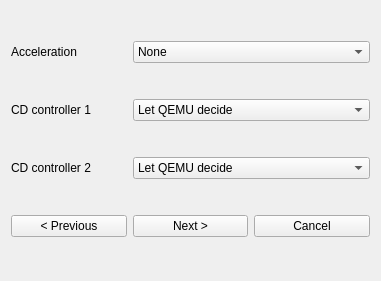
    <widget class="QWidget" name="gridLayoutWidget_25">
     <property name="geometry">
      <rect>
       <x>0</x>
       <y>0</y>
       <width>381</width>
       <height>281</height>
      </rect>
     </property>
     <layout class="QGridLayout" name="gridLayout_25">
      <item row="4" column="2">
       <widget class="QPushButton" name="btn_cancel8">
        <property name="text">
         <string>Cancel</string>
        </property>
       </widget>
      </item>
      <item row="4" column="1">
       <widget class="QPushButton" name="btn_next8">
        <property name="text">
         <string>Next &gt;</string>
        </property>
       </widget>
      </item>
      <item row="4" column="0">
       <widget class="QPushButton" name="btn_prev8">
        <property name="text">
         <string>&lt; Previous</string>
        </property>
       </widget>
      </item>
      <item row="2" column="0">
       <widget class="QLabel" name="lbl_cdc2">
        <property name="text">
         <string>CD controller 2</string>
        </property>
       </widget>
      </item>
      <item row="1" column="0">
       <widget class="QLabel" name="lbl_cdc1">
        <property name="text">
         <string>CD controller 1</string>
        </property>
       </widget>
      </item>
      <item row="1" column="1" colspan="2">
       <widget class="QComboBox" name="cb_cdc1">
        <item>
         <property name="text">
          <string>Let QEMU decide</string>
         </property>
        </item>
        <item>
         <property name="text">
          <string>IDE</string>
         </property>
        </item>
        <item>
         <property name="text">
          <string>SCSI</string>
         </property>
        </item>
        <item>
         <property name="text">
          <string>Virtio</string>
         </property>
        </item>
       </widget>
      </item>
      <item row="0" column="0">
       <widget class="QLabel" name="lbl_accel">
        <property name="text">
         <string>Acceleration</string>
        </property>
       </widget>
      </item>
      <item row="0" column="1" colspan="2">
       <widget class="QComboBox" name="cb_accel">
        <item>
         <property name="text">
          <string>None</string>
         </property>
        </item>
        <item>
         <property name="text">
          <string>TCG</string>
         </property>
        </item>
        <item>
         <property name="text">
          <string>HAXM (depreciated)</string>
         </property>
        </item>
        <item>
         <property name="text">
          <string>WHPX</string>
         </property>
        </item>
        <item>
         <property name="text">
          <string>WHPX (kernel-irqchip off)</string>
         </property>
        </item>
        <item>
         <property name="text">
          <string>KVM</string>
         </property>
        </item>
       </widget>
      </item>
      <item row="2" column="1" colspan="2">
       <widget class="QComboBox" name="cb_cdc2">
        <item>
         <property name="text">
          <string>Let QEMU decide</string>
         </property>
        </item>
        <item>
         <property name="text">
          <string>IDE</string>
         </property>
        </item>
        <item>
         <property name="text">
          <string>SCSI</string>
         </property>
        </item>
        <item>
         <property name="text">
          <string>Virtio</string>
         </property>
        </item>
       </widget>
      </item>
     </layout>
    </widget>
